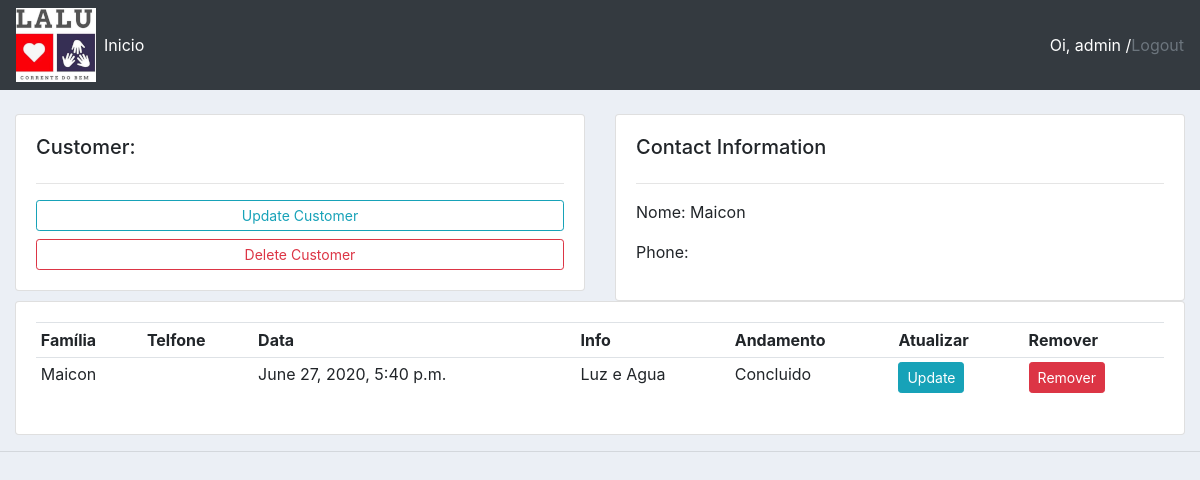
Page /customer/8/ (signed in) on the committed database.
### crm/models.py (models this page shows, shortened)
class Customer(models.Model):
    STATUS = (
        ('Pendente', 'Pendente'),
        ('Em Andamento', 'Em Andamento'),
        ('Concluido', 'Concluido'),
    )
    name = models.CharField(max_length=200, null=True)
    phone = models.CharField(max_length=15, null=True)
    date_created = models.DateTimeField(auto_now_add=True, null=True, blank=False)
    refer = models.CharField(max_length=20, null=True, blank=False)
    contact = models.CharField(max_length=20, null=True, blank=False)
    text = models.TextField(null=True, blank=False)
    status = models.CharField(max_length=200, null=True, choices=STATUS)

### crm/views.py (the view)
# urls.py: path('customer/<str:pk_test>/', views.customer, name="customer"),
@staff_member_required
def customer(request, pk_test):
    customer = Customer.objects.get(id=pk_test)
    context = {'customer': customer}
    return render(request, 'crm/customer.html', context)

### crm/templates/crm/customer.html
{%  extends 'crm/main.html' %}
{% block content %}
	<br>
<div class="row">
	<div class="col-md">
		<div class="card card-body">
			<h5>Customer:</h5>
			<hr>
			<a class="btn btn-outline-info  btn-sm btn-block" href="">Update Customer</a>
			<a class="btn btn-outline-danger  btn-sm btn-block" href="">Delete Customer</a>
		</div>
	</div>
	<div class="col-md">
		<div class="card card-body">
			<h5>Contact Information</h5>
			<hr>
			<p>Nome: {{customer.name}} </p>
			<p>Phone: {{customer.phone}} </p>
		</div>
	</div>
</div>
<div class="row">
	<div class="col-md">
		<div class="card card-body">
			<table class="table table-sm">
				<tr>
					<th>Família </th>
					<th>Telfone</th>
					<th>Data</th>
					<th>Info</th>
					<th>Andamento</th>
					<th>Atualizar</th>
					<th>Remover</th>
				</tr>
				<tr>
					<td>{{customer.name}}</td>
					<td>{{customer.phone}}</td>
					<td>{{customer.date_created}}</td>
					<td>{{customer.text}}</td>
					<td>{{customer.status}}</td>
					<td><a class="btn btn-sm btn-info" href="{% url 'update_customer' customer.id %}">Update</a> </td>
					<td><a class="btn btn-sm btn-danger" href="{% url 'delete_customer' customer.id %}">Remover</a> </td>
				</tr>
			</table>
		</div>
	</div>
</div>
{% endblock %}

### crm/templates/crm/navbar.html (shortened to what this page needs)
{% load static %}
<nav class="navbar navbar-expand-lg navbar-dark bg-dark">
  <img src="{% static 'imagens/logo.png' %}">
  <div class="collapse navbar-collapse" id="navbarNav">
    <ul class="navbar-nav">
      <li class="nav-item active">
        <a class="nav-link" href="{% url 'home' %}">Inicio</a>
      </li>
    </ul>
  </div>
  <span><a class="text-white "> Oi, {{request.user }} /  </a></span>
  <span><a  class="text-muted" href=" {% url 'logout' %}"> Logout</a></span>
</nav>

### static/css/main.css (style rules this page uses)
body { background-color: #ebeff5; }

### rows in the picture
Customer: name "Maicon", date_created "June 27, 2020, 5:40 p.m.", text "Luz e Agua", status "Concluido"

### other values in the picture
{{ request.user }} "admin"
